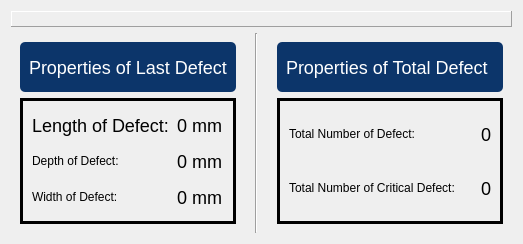
               <widget class="QWidget" name="tab">
                <attribute name="title">
                 <string>Tab 1</string>
                </attribute>
                <layout class="QVBoxLayout" name="verticalLayout_37">
                 <item>
                  <widget class="QLabel" name="Showlive">
                   <property name="enabled">
                    <bool>true</bool>
                   </property>
                   <property name="sizePolicy">
                    <sizepolicy hsizetype="Expanding" vsizetype="Expanding">
                     <horstretch>0</horstretch>
                     <verstretch>0</verstretch>
                    </sizepolicy>
                   </property>
                   <property name="minimumSize">
                    <size>
                     <width>0</width>
                     <height>0</height>
                    </size>
                   </property>
                   <property name="maximumSize">
                    <size>
                     <width>16777215</width>
                     <height>16777215</height>
                    </size>
                   </property>
                   <property name="layoutDirection">
                    <enum>Qt::LeftToRight</enum>
                   </property>
                   <property name="autoFillBackground">
                    <bool>false</bool>
                   </property>
                   <property name="styleSheet">
                    <string notr="true"/>
                   </property>
                   <property name="frameShape">
                    <enum>QFrame::Panel</enum>
                   </property>
                   <property name="frameShadow">
                    <enum>QFrame::Raised</enum>
                   </property>
                   <property name="lineWidth">
                    <number>1</number>
                   </property>
                   <property name="text">
                    <string/>
                   </property>
                   <property name="textFormat">
                    <enum>Qt::PlainText</enum>
                   </property>
                   <property name="scaledContents">
                    <bool>true</bool>
                   </property>
                   <property name="alignment">
                    <set>Qt::AlignCenter</set>
                   </property>
                   <property name="wordWrap">
                    <bool>false</bool>
                   </property>
                   <property name="openExternalLinks">
                    <bool>false</bool>
                   </property>
                  </widget>
                 </item>
                 <item>
                  <widget class="QFrame" name="frame_79">
                   <property name="minimumSize">
                    <size>
                     <width>0</width>
                     <height>200</height>
                    </size>
                   </property>
                   <property name="maximumSize">
                    <size>
                     <width>16777215</width>
                     <height>16777215</height>
                    </size>
                   </property>
                   <property name="frameShape">
                    <enum>QFrame::NoFrame</enum>
                   </property>
                   <property name="frameShadow">
                    <enum>QFrame::Raised</enum>
                   </property>
                   <layout class="QHBoxLayout" name="horizontalLayout_26">
                    <property name="spacing">
                     <number>10</number>
                    </property>
                    <property name="leftMargin">
                     <number>0</number>
                    </property>
                    <property name="topMargin">
                     <number>0</number>
                    </property>
                    <property name="rightMargin">
                     <number>0</number>
                    </property>
                    <property name="bottomMargin">
                     <number>0</number>
                    </property>
                    <item>
                     <widget class="QFrame" name="frame">
                      <property name="frameShape">
                       <enum>QFrame::NoFrame</enum>
                      </property>
                      <property name="frameShadow">
                       <enum>QFrame::Plain</enum>
                      </property>
                      <layout class="QVBoxLayout" name="verticalLayout_7">
                       <item>
                        <widget class="QFrame" name="frame_25">
                         <property name="maximumSize">
                          <size>
                           <width>16777215</width>
                           <height>50</height>
                          </size>
                         </property>
                         <property name="styleSheet">
                          <string notr="true">background-color:#0C356A;
border-radius:5px;</string>
                         </property>
                         <property name="frameShape">
                          <enum>QFrame::StyledPanel</enum>
                         </property>
                         <property name="frameShadow">
                          <enum>QFrame::Raised</enum>
                         </property>
                         <layout class="QHBoxLayout" name="horizontalLayout_24">
                          <item>
                           <widget class="QLabel" name="label_20">
                            <property name="maximumSize">
                             <size>
                              <width>250</width>
                              <height>16777215</height>
                             </size>
                            </property>
                            <property name="styleSheet">
                             <string notr="true">font-size:18px;
color: rgb(255, 255, 255);
font: 18pt &quot;Mongolian Baiti&quot;;</string>
                            </property>
                            <property name="text">
                             <string>Properties of Last Defect</string>
                            </property>
                           </widget>
                          </item>
                         </layout>
                        </widget>
                       </item>
                       <item>
                        <widget class="QFrame" name="frame_58">
                         <property name="styleSheet">
                          <string notr="true">border: 3px solid back</string>
                         </property>
                         <property name="frameShape">
                          <enum>QFrame::NoFrame</enum>
                         </property>
                         <property name="frameShadow">
                          <enum>QFrame::Sunken</enum>
                         </property>
                         <layout class="QVBoxLayout" name="verticalLayout_48">
                          <item>
                           <layout class="QGridLayout" name="gridLayout_3">
                            <item row="0" column="1">
                             <widget class="QLabel" name="Length">
                              <property name="styleSheet">
                               <string notr="true">font-size:18px;
font: 16pt &quot;Mongolian Baiti&quot;;
border: no</string>
                              </property>
                              <property name="text">
                               <string>0 mm</string>
                              </property>
                              <property name="alignment">
                               <set>Qt::AlignCenter</set>
                              </property>
                             </widget>
                            </item>
                            <item row="2" column="1">
                             <widget class="QLabel" name="Width">
                              <property name="styleSheet">
                               <string notr="true">font-size:18px;
font: 16pt &quot;Mongolian Baiti&quot;;
border: no</string>
                              </property>
                              <property name="text">
                               <string>0 mm</string>
                              </property>
                              <property name="alignment">
                               <set>Qt::AlignCenter</set>
                              </property>
                             </widget>
                            </item>
                            <item row="1" column="0">
                             <widget class="QLabel" name="label_25">
                              <property name="styleSheet">
                               <string notr="true">font: 16pt &quot;Mongolian Baiti&quot;;
border: no</string>
                              </property>
                              <property name="text">
                               <string>Depth of Defect:</string>
                              </property>
                              <property name="alignment">
                               <set>Qt::AlignLeading|Qt::AlignLeft|Qt::AlignVCenter</set>
                              </property>
                             </widget>
                            </item>
                            <item row="0" column="0">
                             <widget class="QLabel" name="label_33">
                              <property name="styleSheet">
                               <string notr="true">font-size:18px;
font: 16pt &quot;Mongolian Baiti&quot;;
border: no</string>
                              </property>
                              <property name="text">
                               <string>Length of Defect:</string>
                              </property>
                              <property name="alignment">
                               <set>Qt::AlignLeading|Qt::AlignLeft|Qt::AlignVCenter</set>
                              </property>
                             </widget>
                            </item>
                            <item row="1" column="1">
                             <widget class="QLabel" name="Depth">
                              <property name="styleSheet">
                               <string notr="true">font-size:18px;
font: 16pt &quot;Mongolian Baiti&quot;;
border: no</string>
                              </property>
                              <property name="text">
                               <string>0 mm</string>
                              </property>
                              <property name="alignment">
                               <set>Qt::AlignCenter</set>
                              </property>
                             </widget>
                            </item>
                            <item row="2" column="0">
                             <widget class="QLabel" name="label_Width">
                              <property name="styleSheet">
                               <string notr="true">font: 16pt &quot;Mongolian Baiti&quot;;
border: no</string>
                              </property>
                              <property name="text">
                               <string>Width of Defect:</string>
                              </property>
                              <property name="alignment">
                               <set>Qt::AlignLeading|Qt::AlignLeft|Qt::AlignVCenter</set>
                              </property>
                             </widget>
                            </item>
                           </layout>
                          </item>
                         </layout>
                        </widget>
                       </item>
                      </layout>
                     </widget>
                    </item>
                    <item>
                     <widget class="Line" name="line_2">
                      <property name="orientation">
                       <enum>Qt::Vertical</enum>
                      </property>
                     </widget>
                    </item>
                    <item>
                     <widget class="QFrame" name="frame_16">
                      <property name="frameShape">
                       <enum>QFrame::NoFrame</enum>
                      </property>
                      <property name="frameShadow">
                       <enum>QFrame::Plain</enum>
                      </property>
                      <layout class="QVBoxLayout" name="verticalLayout_22">
                       <item>
                        <widget class="QFrame" name="frame_57">
                         <property name="maximumSize">
                          <size>
                           <width>16777215</width>
                           <height>50</height>
                          </size>
                         </property>
                         <property name="styleSheet">
                          <string notr="true">background-color:#0C356A;
font-size:18px;
color: rgb(255, 255, 255);
border-radius:5px;</string>
                         </property>
                         <property name="frameShape">
                          <enum>QFrame::StyledPanel</enum>
                         </property>
                         <property name="frameShadow">
                          <enum>QFrame::Raised</enum>
                         </property>
                         <layout class="QHBoxLayout" name="horizontalLayout_2">
                          <item>
                           <widget class="QLabel" name="label_22">
                            <property name="maximumSize">
                             <size>
                              <width>250</width>
                              <height>16777215</height>
                             </size>
                            </property>
                            <property name="styleSheet">
                             <string notr="true">font: 18pt &quot;Mongolian Baiti&quot;;</string>
                            </property>
                            <property name="text">
                             <string>Properties of Total Defect</string>
                            </property>
                           </widget>
                          </item>
                         </layout>
                        </widget>
                       </item>
                       <item>
                        <widget class="QFrame" name="frame_59">
                         <property name="styleSheet">
                          <string notr="true">border: 3px solid back</string>
                         </property>
                         <property name="frameShape">
                          <enum>QFrame::NoFrame</enum>
                         </property>
                         <property name="frameShadow">
                          <enum>QFrame::Sunken</enum>
                         </property>
                         <layout class="QHBoxLayout" name="horizontalLayout_15">
                          <item>
                           <layout class="QGridLayout" name="gridLayout">
                            <item row="0" column="1">
                             <widget class="QLabel" name="Total_Number_Defect">
                              <property name="styleSheet">
                               <string notr="true">font-size:18px;
font: 16pt &quot;Mongolian Baiti&quot;;
border: no</string>
                              </property>
                              <property name="text">
                               <string>    0</string>
                              </property>
                              <property name="alignment">
                               <set>Qt::AlignCenter</set>
                              </property>
                             </widget>
                            </item>
                            <item row="1" column="1">
                             <widget class="QLabel" name="Total_Number_Critical_defect">
                              <property name="styleSheet">
                               <string notr="true">font-size:18px;
font: 16pt &quot;Mongolian Baiti&quot;;
border: no</string>
                              </property>
                              <property name="text">
                               <string>    0</string>
                              </property>
                              <property name="alignment">
                               <set>Qt::AlignCenter</set>
                              </property>
                             </widget>
                            </item>
                            <item row="1" column="0">
                             <widget class="QLabel" name="label_3">
                              <property name="styleSheet">
                               <string notr="true">font: 16pt &quot;Mongolian Baiti&quot;;
border: no</string>
                              </property>
                              <property name="text">
                               <string>Total Number of Critical Defect:</string>
                              </property>
                             </widget>
                            </item>
                            <item row="0" column="0">
                             <widget class="QLabel" name="label_4">
                              <property name="styleSheet">
                               <string notr="true">font: 16pt &quot;Mongolian Baiti&quot;;
border: no</string>
                              </property>
                              <property name="text">
                               <string>Total Number of Defect:</string>
                              </property>
                             </widget>
                            </item>
                           </layout>
                          </item>
                         </layout>
                        </widget>
                       </item>
                      </layout>
                     </widget>
                    </item>
                   </layout>
                  </widget>
                 </item>
                </layout>
               </widget>
